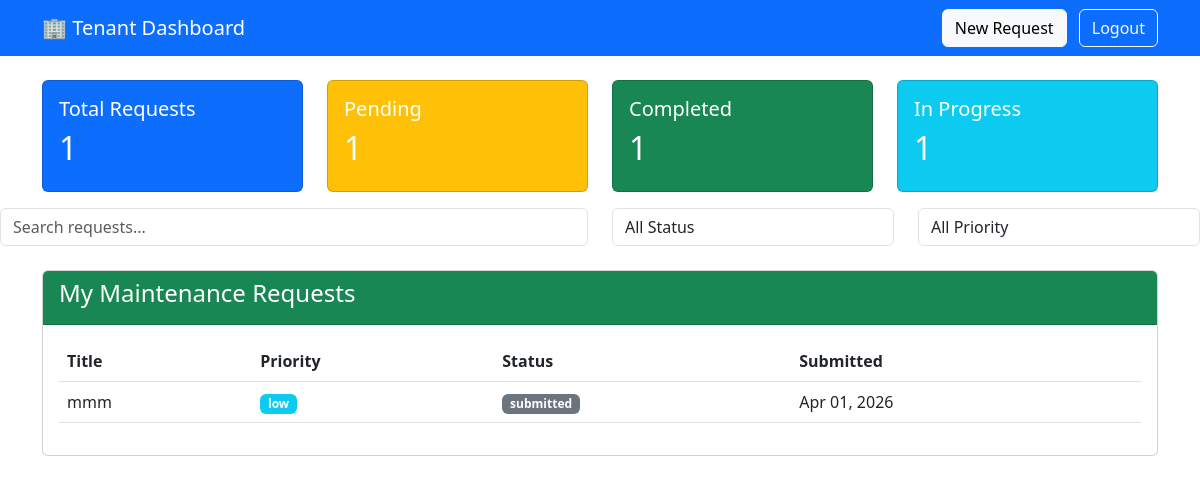
Page /dashboard/ (signed in) on the committed database.
### maintenance/models.py (models this page shows, shortened)
class MaintenanceRequest(models.Model):
    STATUS_CHOICES = (
        ('submitted', 'Submitted'),
        ('reviewed', 'Reviewed'),
        ('assigned', 'Assigned'),
        ('in_progress', 'In Progress'),
        ('completed', 'Completed'),
        ('cancelled', 'Cancelled'),
    )
    PRIORITY_CHOICES = (
        ('low', 'Low'),
        ('medium', 'Medium'),
        ('high', 'High'),
        ('emergency', 'Emergency'),
    )
    tenant = models.ForeignKey(User, on_delete=models.CASCADE, related_name='requests')
    title = models.CharField(max_length=200)
    description = models.TextField()
    image = models.ImageField(upload_to='issues/', blank=True, null=True)
    status = models.CharField(max_length=20, choices=STATUS_CHOICES, default='submitted')
    priority = models.CharField(max_length=20, choices=PRIORITY_CHOICES, default='medium')
    created_at = models.DateTimeField(auto_now_add=True)
    updated_at = models.DateTimeField(auto_now=True)

### maintenance/views.py (the view, shortened to what this page needs)
# urls.py: path('dashboard/', views.dashboard_view, name='dashboard'),
@login_required
def dashboard_view(request):
    profile = request.user.userprofile
    if profile.role == 'tenant':
        requests = MaintenanceRequest.objects.filter(tenant=request.user).order_by('-created_at')
        paginator = Paginator(requests, 5)
        page_number = request.GET.get('page')
        page_obj = paginator.get_page(page_number)
        return render(request, 'maintenance/tenant_dashboard.html', {'requests': page_obj})
    elif profile.role == 'technician':
        assignments = Assignment.objects.filter(technician=request.user)
        return render(request, 'maintenance/technician_dashboard.html', {'assignments': assignments})
    return HttpResponseForbidden("Invalid role")

### templates/maintenance/tenant_dashboard.html (shortened to what this page needs)
<!DOCTYPE html>
<html>
<head>
    <link href="https://cdn.jsdelivr.net/npm/bootstrap@5.3.0/dist/css/bootstrap.min.css" rel="stylesheet">
    <link rel="stylesheet" href="https://cdnjs.cloudflare.com/ajax/libs/font-awesome/6.4.0/css/all.min.css">
</head>
<body>
    <nav class="navbar navbar-dark bg-primary">
        <div class="container">
            <span class="navbar-brand">🏢 Tenant Dashboard</span>
            <div>
                <a href="{% url 'submit_request' %}" class="btn btn-light me-2">New Request</a>
                <a href="{% url 'logout' %}" class="btn btn-outline-light">Logout</a>
            </div>
        </div>
    </nav>
    <div class="container mt-4">
        <div class="row">
            <div class="col-md-3">
                <div class="card text-white bg-primary mb-3">
                    <div class="card-body">
                        <h5 class="card-title">Total Requests</h5>
                        <h2>{{ requests|length }}</h2>
                    </div>
                </div>
            </div>
            <div class="col-md-3">
                <div class="card text-white bg-warning mb-3">
                    <div class="card-body">
                        <h5 class="card-title">Pending</h5>
                        <h2>{{ requests|length }}</h2>
                    </div>
                </div>
            </div>
            <div class="col-md-3">
                <div class="card text-white bg-success mb-3">
                    <div class="card-body">
                        <h5 class="card-title">Completed</h5>
                        <h2>{{ requests|length }}</h2>
                    </div>
                </div>
            </div>
            <div class="col-md-3">
                <div class="card text-white bg-info mb-3">
                    <div class="card-body">
                        <h5 class="card-title">In Progress</h5>
                        <h2>{{ requests|length }}</h2>
                    </div>
                </div>
            </div>
        </div>
    </div>
    <div class="row mb-3">
    <div class="col-md-6">
        <input type="text" id="searchInput" class="form-control" placeholder="Search requests...">
    </div>
    <div class="col-md-3">
        <select id="statusFilter" class="form-control">
            <option value="all">All Status</option>
        </select>
    </div>
    <div class="col-md-3">
        <select id="priorityFilter" class="form-control">
            <option value="all">All Priority</option>
        </select>
    </div>
    </div>
    <div class="container mt-4">
        <div class="row">
            <div class="col-12">
                <div class="card">
                    <div class="card-header bg-success text-white">
                        <h4>My Maintenance Requests</h4>
                    </div>
                    <div class="card-body">
                        <div class="table-responsive">
                            <table class="table table-hover">
                                <thead>
                                    <tr>
                                        <th>Title</th>
                                        <th>Priority</th>
                                        <th>Status</th>
                                        <th>Submitted</th>
                                    </tr>
                                </thead>
                                <tbody>
                                    {% for request in requests %}
                                    <tr>
                                        <td>{{ request.title }}</td>
                                        <td>
                                            {% if request.priority == 'high' %}
                                                <span class="badge bg-danger">{{ request.priority }}</span>
                                            {% elif request.priority == 'medium' %}
                                                <span class="badge bg-warning">{{ request.priority }}</span>
                                            {% else %}
                                                <span class="badge bg-info">{{ request.priority }}</span>
                                            {% endif %}
                                        </td>
                                        <td>
                                            {% if request.status == 'completed' %}
                                                <span class="badge bg-success">{{ request.status }}</span>
                                            {% elif request.status == 'in_progress' %}
                                                <span class="badge bg-primary">{{ request.status }}</span>
                                            {% elif request.status == 'assigned' %}
                                                <span class="badge bg-info">{{ request.status }}</span>
                                            {% else %}
                                                <span class="badge bg-secondary">{{ request.status }}</span>
                                            {% endif %}
                                        </td>
                                        <td>{{ request.created_at|date:"M d, Y" }}</td>
                                    </tr>
                                    {% empty %}
                                    <tr>
                                        <td colspan="4" class="text-center">No requests submitted yet</td>
                                    </tr>
                                    {% endfor %}
                                </tbody>
                            </table>
                        </div>
                    </div>
                </div>
            </div>
        </div>
    </div>
</body>
</html>

### rows in the picture
MaintenanceRequest: title "mmm", priority "low", status "submitted", created_at "Apr 01, 2026"

### other values in the picture
{{ requests|length }} "1"
